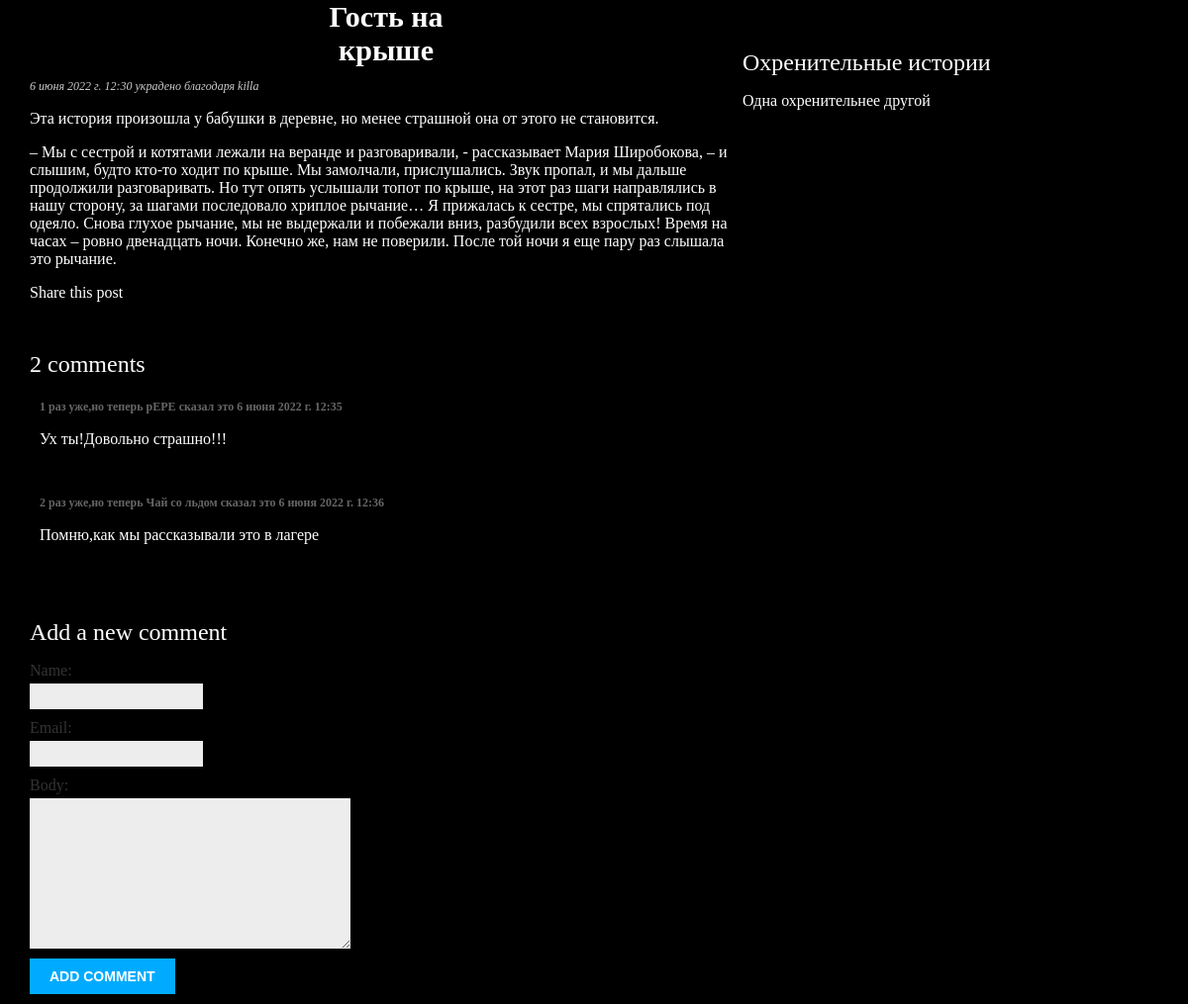
Page /blog/2022/6/6/gost-na-kryshe/ on the committed database.
### blog/models.py (models this page shows, shortened)
class Post(models.Model):
    class Status(models.TextChoices):
        DRAFT = 'DF', 'Draft'
        PUBLISHED = 'PB', 'Published'
    title = models.CharField(max_length=250)
    slug = models.SlugField(max_length=250,
                            unique_for_date='publish')
    author = models.ForeignKey(User,
                               on_delete=models.CASCADE,
                               related_name='blog_posts')
    body = models.TextField()
    publish = models.DateTimeField(default=timezone.now)
    created = models.DateTimeField(auto_now_add=True)
    updated = models.DateTimeField(auto_now=True)
    status = models.CharField(max_length=2,
                              choices=Status.choices,
                              default=Status.DRAFT)
    objects = models.Manager() # The default manager.
    published = PublishedManager() # Our custom manager.
    class Meta:
        ordering = ['-publish']
        indexes = [
            models.Index(fields=['-publish']),
        ]

class Comment(models.Model):
    post = models.ForeignKey(Post,
                             on_delete=models.CASCADE,
                             related_name='comments')
    name = models.CharField(max_length=80)
    email = models.EmailField()
    body = models.TextField()
    created = models.DateTimeField(auto_now_add=True)
    updated = models.DateTimeField(auto_now=True)
    active = models.BooleanField(default=True)
    class Meta:
        ordering = ['created']
        indexes = [
            models.Index(fields=['created']),
        ]

### blog/views.py (the view)
def post_detail(request, year, month, day, post):
    post = get_object_or_404(Post,
                             status=Post.Status.PUBLISHED,
                             slug=post,
                             publish__year=year,
                             publish__month=month,
                             publish__day=day)
    comments = post.comments.filter(active=True)
    form = CommentForm()
    return render(request,
                  'blog/post/detail.html',
                  {'post': post,
                   'comments': comments,
                   'form': form})

### blog/forms.py
class CommentForm(forms.ModelForm):
    class Meta:
        model = Comment
        fields = ['name', 'email', 'body']

### blog/templates/blog/post/detail.html (shortened to what this page needs)
{% extends "blog/base.html" %}
{% block content %}
  <h1>{{ post.title }}</h1>
  <p class="date">
    {{ post.publish }} украдено благодаря {{ post.author }}
  </p>
  {{ post.body|linebreaks }}
  <p>
    <a href="{% url "blog:post_share" post.id %}">
      Share this post
    </a>
  </p>
  {% with comments.count as total_comments %}
    <h2>
      {{ total_comments }} comment{{ total_comments|pluralize }}
    </h2>
  {% endwith %}
  {% for comment in comments %}
    <div class="comment">
      <p class="info">
        {{ forloop.counter }} раз уже,но теперь  {{ comment.name }} сказал это
        {{ comment.created }}
      </p>
      {{ comment.body|linebreaks }}
    </div>
  {% empty %}
    <p>Пусто!!!</p>
  {% endfor %}
  {% include "blog/post/includes/comment_form.html" %}
{% endblock %}

### blog/static/css/blog.css (style rules this page uses)
body { margin:0; padding:0; font-family:Comic Sans MS, Comic Sans, cursive; background-color:#000000; }
a { text-decoration:none; color:#ffffff; }
h1 { width:150px; text-align: center; font-family: Comic Sans MS, Comic Sans, cursive; font-size:30px; cursor: pointer; margin: 0 auto; color:#ffffff; }
h2 { font-weight:normal; margin:50px 0 0; background-color:#000000; color:#ffffff; }
p { color = #FFFFFF; }
p.date { color:#ccc; font-family: Comic Sans MS, Comic Sans, cursive; font-size: 12px; font-style: italic; }
label { float:left; clear:both; color:#333; margin-bottom:4px; }
input, textarea { clear:both; float:left; margin:0 0 10px; background:#ededed; border:0; padding:6px 10px; font-size:12px; }
.comment { padding:10px; }
.comment:nth-child(even) { #000000; }
.comment .info { font-weight:bold; font-size:12px; color:#666; }
p { color: #ffffff; }

### rows in the picture
Post: title "Гость на крыше", publish "6 июня 2022 г. 12:30", author "killa", body "Эта история произошла у бабушки в деревне, но менее страшной она от этого не становится. – Мы с сестрой и котятами лежали на веранде и разговаривали, - рассказывает Мария Широбокова, – и слышим, будто кто-то ходит по крыше. Мы замолчали, прислушались. Звук пропал, и мы дальше продолжили разговаривать. Но тут опять услышали топот по крыше, на этот раз шаги направлялись в нашу сторону, за шагами последовало хриплое рычание… Я прижалась к сестре, мы спрятались под одеяло. Снова глухое рычание, мы не выдержали и побежали вниз, разбудили всех взрослых! Время на часах – ровно двенадцать ночи. Конечно же, нам не поверили. После той ночи я еще пару раз слышала это рычание."
Comment: name "pEPE", created "6 июня 2022 г. 12:35", body "Ух ты!Довольно страшно!!!"
Comment: name "Чай со льдом", created "6 июня 2022 г. 12:36", body "Помню,как мы рассказывали это в лагере"

### other values in the picture
{{ total_comments }} "2"
